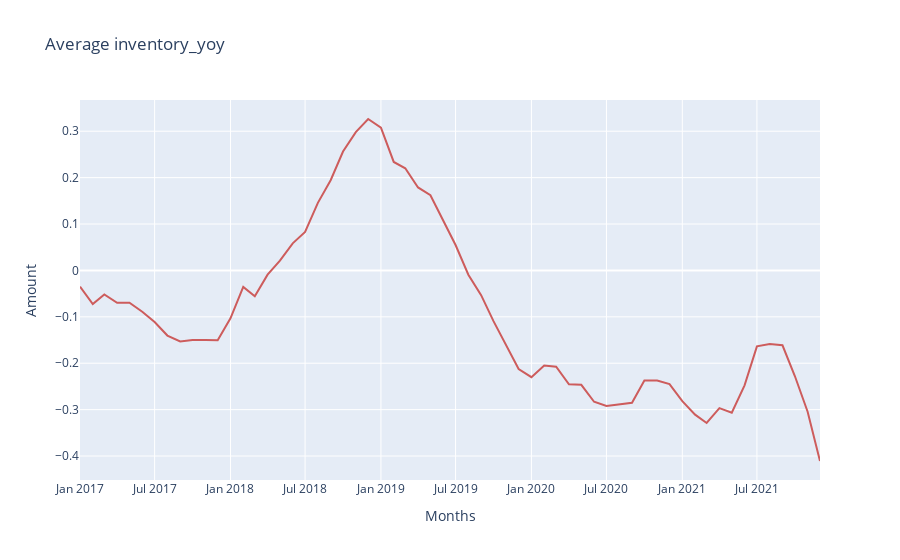

Here is the notebook cell this chart was saved with:
### Code cell
plot_map_state('inventory_yoy', state='CA')
